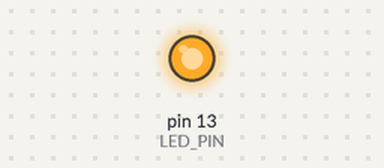
This sketch was run on a simulated Arduino Uno, built with avr-gcc and run on an emulated ATmega328P. On the bench: output pins drawn as LEDs (lit = HIGH).

Above: at 0.5 s.
At 74.0 s:
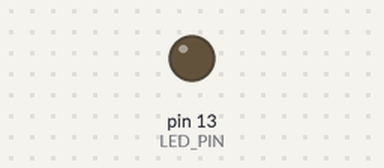
Timing chart, 0 to 78.0 s (numbered marks = the images above):
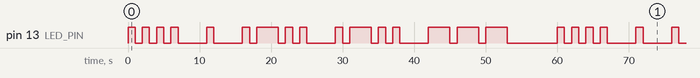

The sketch:

morse.ino
```cpp
#define LED_PIN 13

///////////////////////////
// This is the message that
// will be transmitted.
char message[] = "Hello";
///////////////////////////

void parseMessage(char message[], int messageSize) {
   for (int i = 0; i < messageSize; i++) {
      char *command = getMorseCommand(message[i]);
      executeMorseCommand(command, strlen(command));
   }
}

// this can be optimized
char * getMorseCommand(char letter) {
  Serial.print(letter + " ");
  letter = toupper(letter);
  switch (letter) {
    case 'A' :
      return ".-";
    case 'B' :
      return "-...";
    case 'C' :
      return "-.-.";
    case 'D' :
      return "-..";
    case 'E' :
      return ".";
    case 'F' :
      return "..-.";
    case 'G' :
      return "--.";
    case 'H' :
      return "....";
    case 'I' :
      return "..";
    case 'J' :
      return ".---";
    case 'K' :
      return "-.-";
    case 'L' :
      return ".-..";
    case 'M' :
      return "--";
    case 'N' :
      return "-.";
    case 'O' :
      return "---";
    case 'P' :
      return ".--.";
    case 'Q' :
      return "--.-";
    case 'R' :
      return ".-.";
    case 'S' :
      return "...";
    case 'T' :
      return "-";
    case 'U' :
      return "..-";
    case 'V' :
      return "...-";
    case 'W' :
      return ".--";
    case 'X' :
      return "-..-";
    case 'Y' :
      return "-.--";
    case 'Z' :
      return "--..";
    case ' ' :
      return " ";
  }
}

void executeMorseCommand(char command[], int commandSize) {
  for (int i = 0; i < commandSize; i++) {
    if (command[i] == '.') {
      dotBlink();
    }
    else if (command[i] == '-') {
      dashBlink();
    }
    else if (command[i] == ' ') {
      delay(7000); // 7 seconds between words
    }
  }
  delay(3000); // 3 seconds between letters
}

// dash = 3 second blink
void dashBlink() {
  digitalWrite(LED_PIN, HIGH);
  delay(3000);
  digitalWrite(LED_PIN, LOW);
  delay(1000);
}

// dot = 1 second blink
void dotBlink() {
  digitalWrite(LED_PIN, HIGH);
  delay(1000);
  digitalWrite(LED_PIN, LOW);
  delay(1000);
}

void setup() {
  pinMode(LED_PIN, OUTPUT);
}

void loop() {
  parseMessage(message, sizeof(message) / sizeof(*message));
}
```

Measured:
- by itself, pin 13 (LED_PIN): moves between LOW and HIGH, repeating every 60.0 s
- by itself, everything shown: repeats every 60.0 s, in 32 steps
